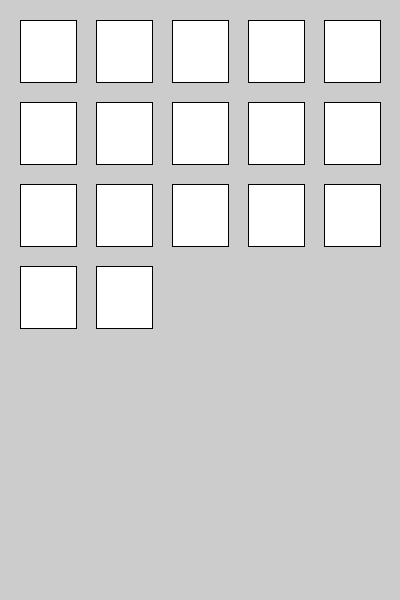
Frame 1 (no input)
Frame 60 (the mouse pressed at the canvas centre just before this capture): identical to frame 1, image omitted
Frame 120 (the mouse held since frame 60 and released just before this capture): identical to frame 1, image omitted

The Processing sketch that drew this single still picture (run headless with seeded random() and noise(); from frame 60 on, the mouse is pressed at the canvas centre):

// Processing sketch: squareGrid
// ── squareGrid.pde
int numPicsX = 5;
int numPicsY = 7;
int margin = 20;

void setup(){
size(400, 600);
}

void draw(){

  int w2 = width - margin*(numPicsX + 1);
  int rectangleWidth = w2/numPicsX;
  
  int h2 = height - margin*(numPicsY + 1);
  int rectangleHeight = h2/numPicsY;
  int totalNumPics = 17;
  
 for(int i = 0; i < totalNumPics; i++){
   color(255, 0,0);
   int xIndex = i % numPicsX;//modulo
   float yIndex = floor((float)i/(float)numPicsX);
   
   int x = margin + (rectangleWidth + margin) * xIndex;
   int y = (int)(margin + (rectangleHeight + margin) * yIndex);
   int w = rectangleWidth;
   int h = rectangleHeight;
   if(inside(x, y, w, h)){
     if(mousePressed){
        fill(255,0,0);
     }else{
         fill(255, 127, 127);
     }
   }else{
     fill(255);
   }
   rect(x, y, w, h);
 }  
}

boolean inside(int x, int y , int w, int h){
  if(mouseX > x && mouseX < x + w && mouseY > y && mouseY < y + h){
  return true;
  }else{
  return false;
  }
}

///   5/2 = floor(2.5) = 2; ceil(2.5) = 3; round(2.5) = 3
